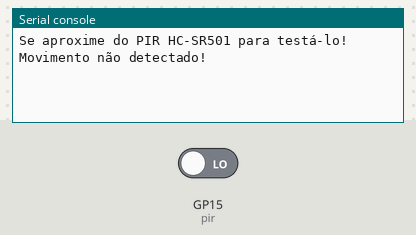
This program was run on a simulated Raspberry Pi Pico running MicroPython. On the bench: the last lines printed to the serial console. The inputs (shaded band) are chosen by the test bench; at power-on: GP15 (pir) LOW.

Above: at 1.2 s.
1.3 s: GP15 (pir) driven HIGH
At 2.2 s:
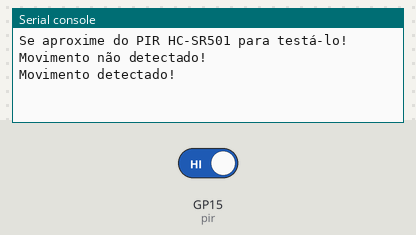
2.8 s: GP15 (pir) driven LOW
At 3.4 s:
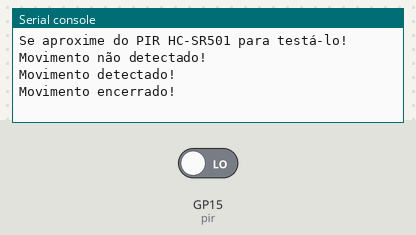

Measured:
- after the input at 1.3 s, the serial console: prints a new line at once (image 1)
- after the input at 2.8 s, the serial console: prints a new line at once (image 2)

The program:

pir_hcsr501_exemplo.py
```python
"""!
@file pir_hcsr501_exemplo.py
@brief Sensor de Movimento PIR HC-SR501 com Raspberry Pi Pico
@details Este programa utiliza a Raspberry Pi Pico para ler o estado do sensor de movimento PIR HC-SR501
         e exibir no console se o movimento foi detectado ou encerrado. O código permite o uso de interrupções
         para lidar com as mudanças de estado do sensor.
         Referência: https://lastminuteengineers.com/pir-sensor-arduino-tutorial/
@author Rodrigo França
@date 2023-03-17
"""

# Importa a classe Pin da biblioteca machine para controlar o hardware do Raspberry Pi Pico
from machine import Pin

# Define o pino do Raspberry Pi Pico conectado ao módulo PIR HC-SR501
pir_pin = 15

# Variável global para armazenar o estado atual do sensor
pir_state = 0
# Variável global para armazenar o estado anterior do sensor
pir_last_state = 0

# Habilita o uso de interrupção para o sensor
enable_irq = True

# Configura o pino da saída digital do sensor
pir = Pin(pir_pin, Pin.IN)

# Verifica se a interrupção está habilitada
if enable_irq:
    # Função de callback para a interrupção do sensor
    def pir_callback(pin):
        # Atualiza a variável global pir_state com o valor do pino
        global pir_state
        pir_state = pin.value()

    # Adiciona a interrupção para detectar a mudança no estado do PIR HC-SR501 (borda de subida e descida)
    pir.irq(trigger=Pin.IRQ_RISING | Pin.IRQ_FALLING, handler=pir_callback)

# Atualiza o estado atual e anterior da saída digital do sensor
pir_state = pir.value()
pir_last_state = pir.value()

# Imprime mensagem inicial
print("Se aproxime do PIR HC-SR501 para testá-lo!")

# Verifica o estado inicial do sensor
if pir == 1:
    # Imprime que foi detectado um movimento pelo PIR HC-SR501
    print("Movimento detectado!")
else:
    # Imprime que não foi detectado um movimento pelo PIR HC-SR501
    print("Movimento não detectado!")

# Loop infinito
while True:
    # Verifica se a interrupção está desabilitada
    if not enable_irq:
        # Lê o estado do sensor
        pir_state = pir.value()

    # Verifica se ocorreu uma borda de subida no sinal do sensor
    if pir_state == 1 and pir_last_state == 0:
        # Atualiza o estado anterior do sensor
        pir_last_state = 1
        # Imprime que foi detectado um movimento pelo PIR HC-SR501
        print("Movimento detectado!")

    # Verifica se ocorreu uma borda de descida no sinal do sensor
    elif pir_state == 0 and pir_last_state == 1:
        # Atualiza o estado anterior do sensor
        pir_last_state = 0
        # Imprime que o movimento detectado pelo PIR HC-SR501 foi encerrado
        print("Movimento encerrado!")
```
